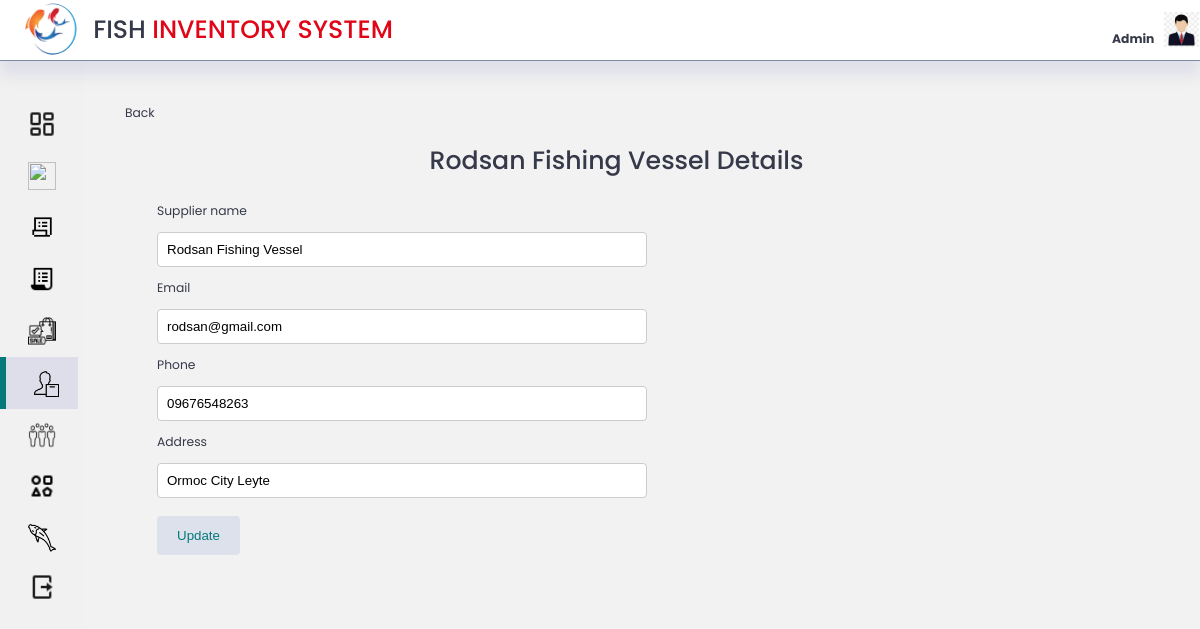
The page /Admin/inc/suppliers/editSupplier.php?edit=1 on the database its author committed.
### tables this page shows
CREATE TABLE `supplier` (
  `supplier_id` int(11) NOT NULL,
  `supplier_name` varchar(255) NOT NULL,
  `email` varchar(255) NOT NULL,
  `phone` varchar(11) NOT NULL,
  `address` varchar(255) NOT NULL,
  `date` timestamp NOT NULL DEFAULT current_timestamp() ON UPDATE current_timestamp()
);

### Admin/inc/suppliers/editSupplier.php (the view, shortened to what this page needs)
<?php
include('../../inc/connection/db-user.php');
    ?>
<!DOCTYPE html>
<html lang="en">
<head>
    <link rel="stylesheet" href="../../css/style.css">
</head>
<body>
    <div class="top">
        <div class="logo">
            <img src="../../icons/fishlogo.png" alt="">
            <h1>FISH <span class="danger">INVENTORY SYSTEM</span></h1>
        </div>
        <div class="profile">
            <div class="admin-name">
                <div class="admin">
                    <br>
                    <span class="hovertext" data-hover= "Edit Admin"><a href="../../admin-update.php"><b class="text-muted">Admin</b></a></span>
                </div>
            </div>
            <div class="profile-photo">
                <a class="hovertext" href="admin-update.php" data-hover= "Edit Admin"><img src="../../icons/admin-logo.jpg" alt="pic"></a>
            </div>
        </div>
    </div>
<div class="container">
    <aside>
            <div class="nav">
                <a id="dashboard" class= "not-active" href="../../index.php"><span ><img  src="../../icons/icons8-dashboard-layout-24.png" alt=""></span><h3>Dashboard</h3></a>
                <a id="inventory"class= "not-active"  href="../../inc/inventory/inventory.php"><span ><img src="../../icons/icons8-in-inventory-30.png" alt=""></span><h3 >Inventory</h3></a>
                <a id="purchase" class= "not-active" href="../../inc/purchase/purchase.php"><span ><img src="../../icons/icons8-purchase-order-32.png" alt=""></span><h3>Purchase</h3></a>
                <a id="orders" class= "not-active" href="../../inc/orders/orders.php"><span ><img src="../../icons/icons8-purchase-order-30.png" alt=""></span><h3>Orders</h3></a>
                <a id="sale" class= "not-active" href="../../inc/sale/sale.php"><span ><img src="../../icons/icons8-purchase-64.png" alt=""></span><h3>Sale</h3></a>
                <a id="supplier" class= "active" href="../../inc/suppliers/supplier.php"><span ><img src="../../icons/icons8-supplier-50.png" alt=""></span><h3>Suppliers</h3></a>
                <a id="customer" class= "not-active" href="../../inc/customer.php"><span ><img src="../../icons/icons8-customers-64.png" alt=""></span><h3>Customers</h3></a>
                <a id="category" class= "not-active" href="../../inc/category/category.php"><span ><img src="../../icons/icons8-diversity-24.png" alt=""></span><h3>Category</h3></a>
                <a id="gallery" class= "not-active" href="../../inc/gallery/gallery.php"><span ><img src="../../icons/icons8-top-view-fish-50.png" alt=""></span><h3>Gallery</h3></a>
                <a href="../../logout.php"><span ><img src="../../icons/icons8-logout-24.png" alt=""></span><h3 class='danger'>Logout</h3></a>
            </div>
    </aside>
<main>
    <?php
    if(isset($_GET['edit'])){
    $id = $_GET['edit'];
    $sql = "SELECT * FROM supplier WHERE supplier_id = '$id' ";
    $result = $conn->query($sql);
    if($result->num_rows > 0){
        while($row = $result->fetch_assoc()){
            $editSuppliername = $row['supplier_name'];
            $editEmail = $row['email'];
            $editPhone = $row['phone'];
            $editAddress = $row['address'];
        }
        ?>
    <label class="btn" style="padding:10px;"><a href="supplier.php">Back</a></label>
    <h1 style="text-align:center;"><?php echo $editSuppliername;?> Details</h1>
    <div style="display:grid; grid-template-columns: 35rem auto ; margin-left:3rem; " class="inventory">
            <form action="#" enctype="multipart/form-data" method="POST">
            <label for="">Supplier name</label>
            <input type="text" name="updateSuppliername" value="<?php echo strval($editSuppliername); ?>" > <br>
            <label for="">Email</label>
            <input type="text" name="updateEmail" value="<?php echo strval($editEmail); ?>" > <br>
            <label for="">Phone</label>
            <input type="text" name="updatePhone" maxlength="11" value="<?php echo strval($editPhone); ?>" > <br>
            <label for="">Address</label>
            <input type="text" name="updateAddress" value="<?php echo strval($editAddress); ?>" > <br><br>
            <input type="submit" name="update-supplier" value="Update">
            </form>
    </div>
    </div>
    <?php
    }
}
?>
</body>
</html>

### Admin/css/style.css (style rules this page uses)
:root { --color-primary: #057979; --color-danger: #e00618; --color-success:#04ece0; --color-sale:rgb(170, 245, 140); --color-warning:#ffbb55; --color-white:#fff; --color-info-dark:#7d8da1; --color-info-light:#dce1eb; --color-dark:#363949; --color-light:rgba(132, 139, 200, 0.18); --color-primary-variant:#111e88; --color-dark-variant:#677483; --color-background:#f2f2f2f2; --color-transparent:transparent; --card-border-radius: 1.2rem; --border-radius-1: 0.4rem; --border-radius-2: 0.8rem; --border-radius-3: 1.2rem; --card-padding: 1.8rem; --padding-1:1.2rem; --box-shadow: 0 .2rem .4rem var(--color-light); --box-shadow2: 0 .2rem .3em var(--color-info-dark); }
* { margin: 0; padding: 0; outline: 0; appearance: none; border: 0; text-decoration: none; list-style: none; box-sizing: border-box; }
html { font-size: 14px; }
body { width: 100vw; font-family: poppins, sans-serif; font-size: 0.88rem; background: var(--color-background); user-select: none; overflow-x: hidden; color: var(--color-dark); }
.container { display: grid; width: 96%; margin: 0; gap: 1.5rem; grid-template-columns: 14rem auto ; height: 100vh; }
a { color: var(--color-dark); }
img { display: block; width: 100%; }
h1 { font-weight: 800; font-size: 1.8rem; }
input[type=text], select, textarea { width: 100%; padding: 9px; border: 1px solid #ccc; border-radius: 4px; resize: vertical; }
label { padding: 12px 12px 12px 0; display: inline-block; }
input[type=submit] { background: var(--color-info-light); color: var(--color-primary); padding: 12px 20px; border: none; border-radius: 4px; cursor: pointer; float: left; }
.danger { color: var(--color-danger); cursor: pointer; }
.top { display: flex; align-items: center; justify-content: space-between; padding: .8px; background: var(--color-white); width: 100%; border-bottom: 1px solid var(--color-info-dark); box-shadow: 0 1rem 1rem var(--color-light); position: fixed; }
.logo { display: flex; gap: 1rem; }
.logo img { padding: 2px; margin-left: .8rem; width: 4rem; height: 4rem; border-radius: 50%; }
h1 { padding: 10px 0px; font-weight: 500; }
.profile { display: flex; gap: 0.7rem; }
.profile img { width: 2.5rem; height: 2.5rem; }
aside .nav { display: flex; flex-direction: column; height: 86vh; position: fixed; width: 14rem; top: 7rem; }
aside { border-radius: 10px; height: 100vh; display: block; background-color: var(--color-background); }
aside .nav a { display: flex; color: var(--color-info-dark); margin-left: 2rem; gap: 1rem; align-items: center; position: relative; height: 3.7rem; transition: all 300ms ease; }
aside .nav a span { font-size: 1.6rem; transition: all 300ms ease; }
aside .nav a span img { width: 2rem; height: 2rem; background: var(--color-transparent); }
aside .nav a:last-child { position: absolute; bottom: 2rem; width: 100%; }
aside .nav a.active { background: var(--color-light); color: var(--color-dark); margin-left: 0; }
aside .nav a.active:before { content: ''; width: 6px; height: 100%; background: var(--color-primary); }
aside .nav a.active span { color: var(--color-dark); margin-left: calc(1rem - 3px); }
main { margin-top: 6rem; height: auto; padding: 10px; }
@media screen and (max-width:1200px) { .container { width: 94%; grid-template-columns: 6rem auto ; } }
@media screen and (max-width:1200px) { .top .logo { padding-left: .8rem; } }
@media screen and (max-width:1200px) { .top .logo h1 { display: block; } }
@media screen and (max-width:1200px) { aside .nav { width: 100%; } }
@media screen and (max-width:1200px) { aside .nav a { width: 5.6rem; } }
@media screen and (max-width:1200px) { aside .nav a:last-child { position: relative; margin-top: 1.8rem; } }

### rows shown on the page
supplier: supplier_name "Rodsan Fishing Vessel", updateSuppliername "Rodsan Fishing Vessel", updateEmail "rodsan@gmail.com", updatePhone "09676548263", updateAddress "Ormoc City Leyte"
